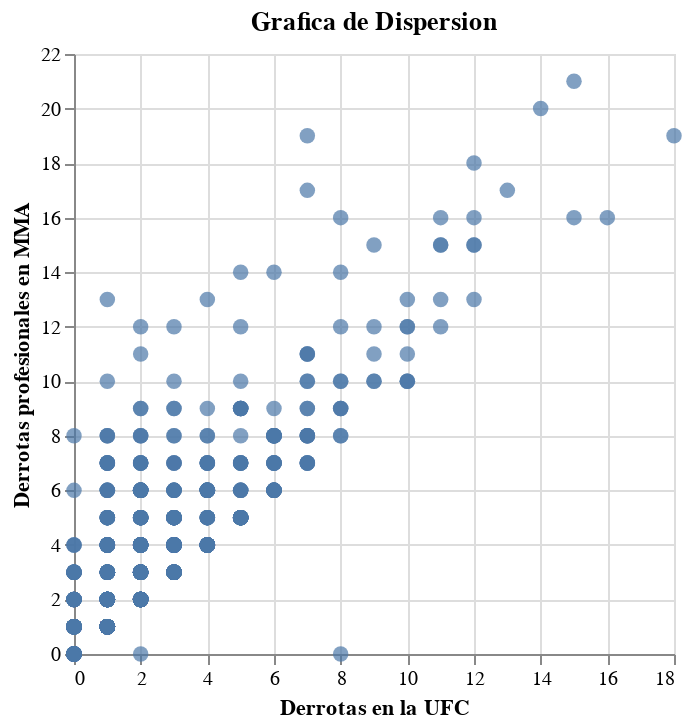

The code cell stored with this chart in its notebook:
### Markdown cell above
# Analisis Exploratorio de Datos

### Code cell
alt.Chart(metacritic).mark_circle(size=60).encode(
    alt.X('ufc_loses', title='Derrotas en la UFC'),
    alt.Y('mma_loses', title='Derrotas profesionales en MMA'),
).properties(title='Grafica de Dispersion')

### Figure 1 — Vega-Lite specification as saved in the notebook (floating-point values rounded to 4 significant figures; data arrays with more than 128 entries replaced by an {"elided": "..."} marker saying what was removed)
{"config": {"view": {"continuousWidth": 300, "continuousHeight": 300}}, "data": {"name": "data-61cddbca45326504fdcec5daf4f8b8d9"}, "mark": {"type": "circle", "size": 60}, "encoding": {"x": {"field": "ufc_loses", "title": "Derrotas en la UFC", "type": "quantitative"}, "y": {"field": "mma_loses", "title": "Derrotas profesionales en MMA", "type": "quantitative"}}, "title": "Grafica de Dispersion", "$schema": "https://vega.github.io/schema/vega-lite/v5.8.0.json", "datasets": {"data-61cddbca45326504fdcec5daf4f8b8d9": {"elided": "617 records"}}}
